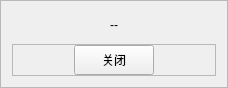
<?xml version="1.0" encoding="UTF-8"?>
<ui version="4.0">
 <class>RemoteConfigPrepareDialogFrame</class>
 <widget class="QFrame" name="RemoteConfigPrepareDialogFrame">
  <property name="geometry">
   <rect>
    <x>0</x>
    <y>0</y>
    <width>228</width>
    <height>88</height>
   </rect>
  </property>
  <property name="windowTitle">
   <string>Frame</string>
  </property>
  <property name="frameShape">
   <enum>QFrame::StyledPanel</enum>
  </property>
  <property name="frameShadow">
   <enum>QFrame::Raised</enum>
  </property>
  <layout class="QVBoxLayout" name="verticalLayout">
   <item>
    <widget class="QLabel" name="labelText">
     <property name="text">
      <string>--</string>
     </property>
     <property name="alignment">
      <set>Qt::AlignCenter</set>
     </property>
    </widget>
   </item>
   <item>
    <widget class="QFrame" name="frameClose">
     <property name="frameShape">
      <enum>QFrame::StyledPanel</enum>
     </property>
     <property name="frameShadow">
      <enum>QFrame::Raised</enum>
     </property>
     <layout class="QHBoxLayout" name="horizontalLayout">
      <property name="spacing">
       <number>0</number>
      </property>
      <property name="leftMargin">
       <number>0</number>
      </property>
      <property name="topMargin">
       <number>0</number>
      </property>
      <property name="rightMargin">
       <number>0</number>
      </property>
      <property name="bottomMargin">
       <number>0</number>
      </property>
      <item>
       <spacer name="horizontalSpacer">
        <property name="orientation">
         <enum>Qt::Horizontal</enum>
        </property>
        <property name="sizeHint" stdset="0">
         <size>
          <width>63</width>
          <height>20</height>
         </size>
        </property>
       </spacer>
      </item>
      <item>
       <widget class="QPushButton" name="buttonClose">
        <property name="minimumSize">
         <size>
          <width>0</width>
          <height>30</height>
         </size>
        </property>
        <property name="text">
         <string>关闭</string>
        </property>
       </widget>
      </item>
      <item>
       <spacer name="horizontalSpacer_2">
        <property name="orientation">
         <enum>Qt::Horizontal</enum>
        </property>
        <property name="sizeHint" stdset="0">
         <size>
          <width>62</width>
          <height>20</height>
         </size>
        </property>
       </spacer>
      </item>
     </layout>
    </widget>
   </item>
  </layout>
 </widget>
 <resources/>
 <connections/>
</ui>
